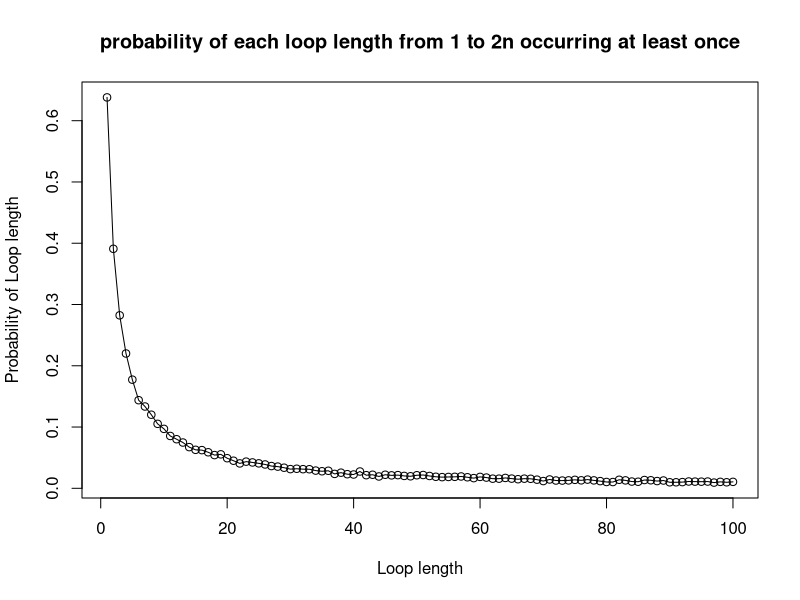
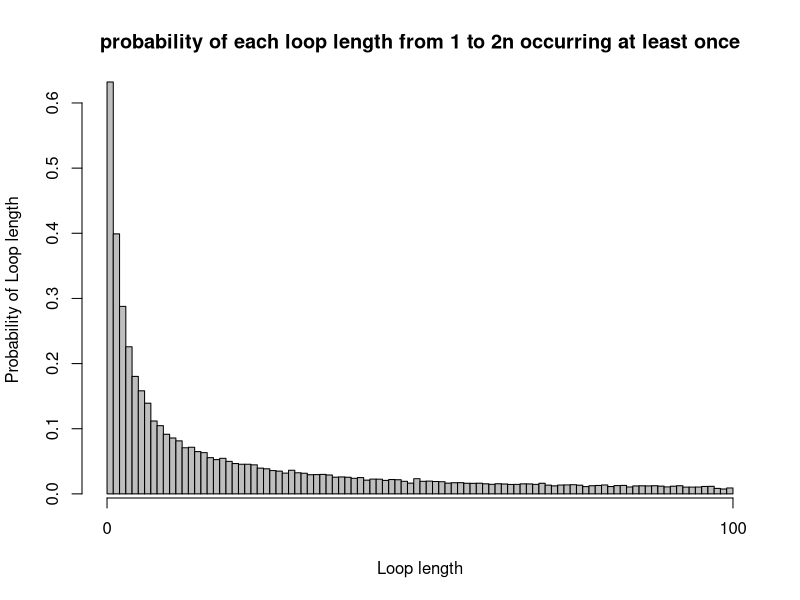

Write the R code that produced these figures, in order.
# Karman Singh s1936373
# Viren Sirwani Mulani s1949143
# Alannah Hounat s2434943
# Git repo Link:
# Team member contributions to project:

# INPUT: n <- decides numbers of prisoners, prisoner_number<- prisoner number, 
# first_box <- first box picked by prisoner, depending on strategy , 
# numbered_boxes <- numbered boxes taken from random sample
# OUTPUT: 1 or 0 for success or not success respectively
# Purpose: returns 1 or 0 as stated above to tell us if the prisoners have
# been successful in finding their number. Also, so code isn't repeated in later functions
success_check <- function(n, prisoner_number, first_box, numbered_boxes) {
  # number of boxes opened by prisoner
  number_of_attempts <- 0
  # value 1 indicates prisoner number found, 0 otherwise
  success <- 0
  # first box opened corresponds to value of k, depending on strategy used, could be 
  # random or prisoners number
  guess <- numbered_boxes[first_box]
  # while loop checks if number of boxes opened is less than or equal to n
  while (number_of_attempts < n) {
    if (guess == prisoner_number) {
      # if prisoner number found, no need to continue looking
      success <- 1
      break
    }
    else {
      # move on to the next box as previous box did not contain prisoner number
      guess <- numbered_boxes[guess]
      # number of attempts goes up by one as prisoner moves on to next box
      number_of_attempts <- number_of_attempts + 1
    }
  }
  
  # 1 or 0, depending on if all prisoner numbers have been found
  return (success)
}

# INPUT: n <- decides numbers of prisoners, quantity <- number of items to choose
# OUTPUT: vector of integers of length 'quantity'
# PURPOSE: produce a vector of box numbers of a particular size depending on 
# the strategy. Strategy 2 would require us to return just one box number while 
# strategy 3 requires us to return n random box numbers
produce_random_numbered_boxes <- function(n, quantity) {
  return (sample(1:n, quantity))
}

# INPUT: n <- decides numbers of prisoners, k <- prisoner number, strategy <- 1, 2 or 3,
# numbered_boxes<- numbered boxes
# OUTPUT: 1(success) or 0(fail)
# PURPOSE: This function simulates the first strategy where a prisoner
# picks a box with their number on it, the second strategy where a prisoner
# picks a random box to begin with, and the third strategy where a prisoner
# picks n boxes at random, checking each card for their number
check_success_given_strategy <- function(n, k, strategy, numbered_boxes){
  success_strategy3 <- 0
  # if and else if to select the correct strategy
  if (strategy == 1)
    # first box picked has prisoners number on it
    first_box <- k
  else if (strategy == 2)
    # pick a box with a random number on it by calling the helper function 
    # 'produce_random_numbered_boxes'
    first_box <- produce_random_numbered_boxes(2 * n, 1)
  else if (strategy == 3) {
    # here we need n random boxes, the aforementioned helper function is used again
    random_box <- produce_random_numbered_boxes(2 * n, n)
    for (box in random_box) {
      # if one of the random boxes contains the prisoners number
      if (box == k){
        # count successes
        success_strategy3 <- 1
        break
      }
    }
    return (success_strategy3)
  }
  # check the success, used for strategy 1 and 2
  check <- success_check(n, k, first_box, numbered_boxes)
  return(check)
}

# INPUT: n <- decides numbers of prisoners, k <- prisoner number, strategy <- either 1,2,3,
# nreps <- number of times experiment is done
# OUTPUT: Probability estimate of prisoner k finding their number using given strategy
# PURPOSE: To find the probability of one prisoner finding their number
Pone <- function(n, k, strategy, nreps = 10000) {
  number_of_success <- 0
  for (reps in 1:nreps) {
    # index of numbered_boxes corresponds to the box number, and the value stored
    # at that index corresponds to the numbered card randomly placed in the box
    numbered_boxes <- produce_random_numbered_boxes(2 * n, 2 * n)
    number_of_success <- number_of_success + 
      check_success_given_strategy(n, k, strategy, numbered_boxes)
  }
  # we divide number_of_success by nreps to get a probability of a single prisoner
  # finding their number
  prob_one_estimate <- number_of_success / nreps
  return (prob_one_estimate)
}

# INPUT: n <- decides numbers of prisoners, strategy <- either 1,2,3
# nreps <- number of times experiment is done
# OUTPUT: Probability estimate of all prisoners finding their number using given strategy
# PURPOSE: To find the probability of all prisoners being released
Pall <- function(n, strategy, nreps = 10000) {
  number_of_success <- 0
  for (reps in 1:nreps) {
    # Outside inner loop since the room is returned to original state once 
    # prisoner leaves
    numbered_boxes <- produce_random_numbered_boxes(2 * n, 2 * n)
    for (prisoner_number in 1:(2 * n)) {
      # calls on helper function to check if the chosen strategy has been 
      # successful or not. A 1 would be success, 0 otherwise
      check <- check_success_given_strategy(n, prisoner_number, strategy, numbered_boxes)
      # if check == 0 then one of the prisoners was unable to find their number
      # this means none of the prisoners go free, so, we stop the loop entirely
      if (check == 0)
        break
    }
    # add 1 to number_of_success if prisoner finds number
    number_of_success <- number_of_success + check
  }
  
  # divide by total number of repetitions to get probability of everybody succeeding 
  prob_all_estimate <- number_of_success / nreps
  return (prob_all_estimate)
}

# example code of the 'Pone' and 'Pall' are provided below:

cat("Probability estimate of a single prisoner succeeding in finding their number:")
cat("\nn=5\nStrategy 1:", Pone(5, 7, 1))
cat("\nStrategy 2:", Pone(5, 7, 2))
cat("\nStrategy 3:", Pone(5, 7, 3))

cat("\nn=50\nStrategy 1:", Pone(50, 7, 1))
cat("\nStrategy 2:", Pone(50, 7, 2))
cat("\nStrategy 3:", Pone(50, 7, 3))

cat("\nProbability estimate of all prisoners succeeding in finding their numbers:")
cat("\nn=5\nStrategy 1:", Pall(5, 1))
cat("\nStrategy 2:", Pall(5, 2))
cat("\nStrategy 3:", Pall(5, 3))

cat("\nn=50\nStrategy 1:", Pall(50, 1))
cat("\nStrategy 2:", Pall(50, 2))
cat("\nStrategy 3:", Pall(50, 3))

# For Pone evidently the less people there are (the smaller that n is) the better 
# chance of success, which is expected.

# Pall is where we observe a surprising result. 
# Strategy 2 and 3 yield zero/near zero probabilities. Strategy 1 yields an
# approximate probability of 30% and 36% for n=50 and n=5 respectively.
# This seems to be the most optimal strategy.
# Strategy 2 and 3 have an element of randomness to them, as a result there 
# is no guarantee to even eventually find the correct prisoner number.
# In strategy 1 every box leads to another and eventually loops back to the
# prisoner number we began with, this is guaranteed. What is not guaranteed
# is the cycle which contains the prisoner number may have a length greater 
# than n.

# INPUT: n <- decides numbers of prisoners, nreps <- number of times experiment is done
# OUTPUT: probability of each loop length from 1 to 2n occurring at least once 
# PURPOSE: here we estimate by simulation the probability of each loop length
# occurring at least once in a random shuffling of the prisoner numbers 
dloop <- function(n, nreps = 10000) {
  # count of all the cycles with loop length 1 to 2n that occurred 0 times 
  # in the simulation
  count_loop_length_0_times = rep(0, 2*n)
  #loop over all experiments(number of repetitions)
  for (reps in 1:nreps) {
    # index of numbered_boxes corresponds to the box number, and the value stored
    # at that index corresponds to the numbered card randomly placed in the box
    numbered_boxes <- produce_random_numbered_boxes(2 * n, 2 * n)
    # count of how many times a cycle has 1 to 2n loop length
    count_of_loop_length = rep(0, 2*n)
    # numbers that are already present in a cycle, hence don't need to be 
    # iterated over again
    numbers_iterated_over = c()
    # looping over all prisoner numbers
    for (prisoner_number in 1:(2 * n)) {
      # vector to hold various cycles, length of this vector would give the 
      # length of the cycle that contains the prisoner number
      individual_cycles = c()
      # if prisoner number is not present in any previous cycles, we follow
      # the path of boxes to find the cycle that contains the prisoner number.
      # if the prisoner number is present, then just skip to the next 
      # prisoner number
      if (!(prisoner_number %in% numbers_iterated_over)) {
        individual_cycles = append(individual_cycles, prisoner_number)
        next_box_in_cycle = numbered_boxes[prisoner_number]
        # checks if the card removed from the box contains the prisoner number
        while (next_box_in_cycle != prisoner_number) {
          individual_cycles = append(individual_cycles, next_box_in_cycle)
          next_box_in_cycle = numbered_boxes[next_box_in_cycle]
        }
        count_of_loop_length[length(individual_cycles)] = 
          count_of_loop_length[length(individual_cycles)] + 1
        # appending the numbers in the cycle to the vector that contains all the
        # cycles
        numbers_iterated_over = append(numbers_iterated_over, individual_cycles)
      }
    }
    # finds all loop lengths that occurred 0 times in the experiment and adds 1
    # to the count for each of those loop lengths
    index_loop_length_0_times = grep(0, count_of_loop_length)
    count_loop_length_0_times[index_loop_length_0_times] = 
      count_loop_length_0_times[index_loop_length_0_times] + 1
  }
  # in the following two lines we take the count of the cycles that happened 
  # zero times and divide by number of repetitions to get a probability
  # of cycles happening zero times. We then subtract these values from 1 to get
  # probability of the cycles happening at least 1 time
  prob_loop_length_0_times <- count_loop_length_0_times/nreps
  prob_loop_length_at_least_once <- 1 - prob_loop_length_0_times
  return (prob_loop_length_at_least_once)
}

# example code for 'dloop' provided below:

cat("Probability of loop length from 1 to 2n occurring at least once in a random shuffling of cards to boxes: ")
cat("\nFor n=50: ", dloop(50))

# Here n=50. For the prisoners to be successful, the longest loop must not be greater than
# 50. The probability of not having a loop longer than 50 is equal to the probability
# of a random permutation of the prisoner numbers 1 to 100 having a loop whose length is
# greater than 50. We first need to know the number of permutations of prisoner
# numbers 1 to 100 with a loop of length x>50. That is 100!/x. The probability of 
# of a random permutation containing no loops of length greater than 50 is 
# calculated below:

# number of permutations with cycle length x>50
single_events <- factorial(100)*(1/(51:100))
# simple sum of all the values in vector
sum_single_events <- sum(single_events)
prob_no_greater_50 <- 1 - (1/factorial(100))*sum_single_events
cat("The probability of no loop being longer than 50 is:", prob_no_greater_50)


# We use a line graph to visualize the probabilities for each loop length. A line
# graph is used her since we can identify trends in the data. Usually line graphs are
# used to track changes over a short or long period of time. But it can be used in
# this scenario.
n1 <- 50
loop_vector1 <- dloop(n=n1,nreps=10000)
line_graph <- plot(x= 1:(2*n1),
                   y=loop_vector1, 
                   type="o",
                   xlab="Loop length",
                   ylab="Probability of Loop length",
                   main= "probability of each loop length from 1 to 2n occurring at least once")

# A bar chart could be used to compare the different loop lengths. 
# The code is not too different here. Bar-chart may seem a bit cramped
n2 <- 50
loop_vector2 <- dloop(n=n2,nreps=10000)
bar_chart <- barplot(height=loop_vector2, 
                     xlab="Loop length",
                     ylab="Probability of Loop length",
                     main= "probability of each loop length from 1 to 2n occurring at least once",
                     space=0)
# Adds an axis to the current plot
axis(side=1,at=c(0,(2*n2)), tick=TRUE)
